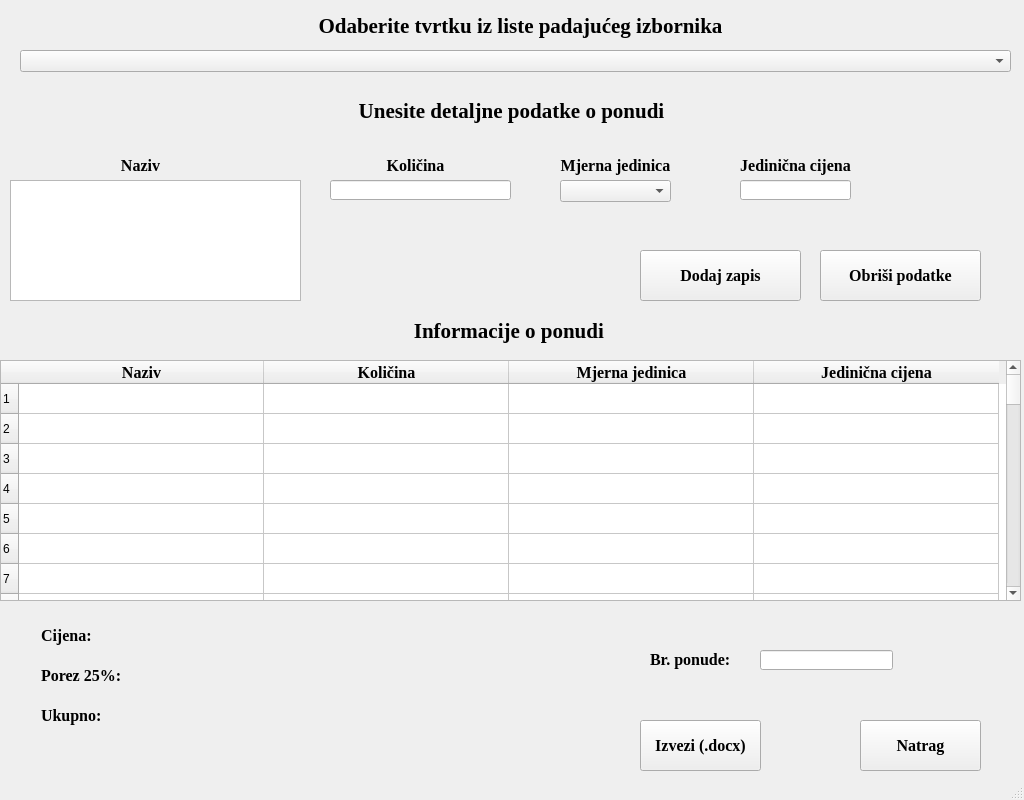
<?xml version="1.0" encoding="UTF-8"?>
<ui version="4.0">
 <class>BidScreen</class>
 <widget class="QMainWindow" name="BidScreen">
  <property name="windowModality">
   <enum>Qt::WindowModal</enum>
  </property>
  <property name="geometry">
   <rect>
    <x>0</x>
    <y>0</y>
    <width>1024</width>
    <height>800</height>
   </rect>
  </property>
  <property name="minimumSize">
   <size>
    <width>1024</width>
    <height>800</height>
   </size>
  </property>
  <property name="maximumSize">
   <size>
    <width>1024</width>
    <height>800</height>
   </size>
  </property>
  <property name="windowTitle">
   <string>Roko d.o.o. ponude - version 1.0</string>
  </property>
  <widget class="QWidget" name="centralwidget">
   <widget class="QLabel" name="head_label">
    <property name="geometry">
     <rect>
      <x>20</x>
      <y>10</y>
      <width>1001</width>
      <height>31</height>
     </rect>
    </property>
    <property name="font">
     <font>
      <family>Times New Roman</family>
      <pointsize>16</pointsize>
      <weight>75</weight>
      <bold>true</bold>
     </font>
    </property>
    <property name="text">
     <string>Odaberite tvrtku iz liste padajućeg izbornika</string>
    </property>
    <property name="alignment">
     <set>Qt::AlignCenter</set>
    </property>
   </widget>
   <widget class="QComboBox" name="company_comboBox">
    <property name="geometry">
     <rect>
      <x>20</x>
      <y>50</y>
      <width>991</width>
      <height>22</height>
     </rect>
    </property>
    <property name="font">
     <font>
      <family>Times New Roman</family>
      <weight>75</weight>
      <bold>true</bold>
     </font>
    </property>
   </widget>
   <widget class="QLabel" name="info_label">
    <property name="geometry">
     <rect>
      <x>6</x>
      <y>90</y>
      <width>1011</width>
      <height>41</height>
     </rect>
    </property>
    <property name="font">
     <font>
      <family>Times New Roman</family>
      <pointsize>16</pointsize>
      <weight>75</weight>
      <bold>true</bold>
     </font>
    </property>
    <property name="text">
     <string>Unesite detaljne podatke o ponudi</string>
    </property>
    <property name="alignment">
     <set>Qt::AlignCenter</set>
    </property>
   </widget>
   <widget class="QLabel" name="name_label">
    <property name="geometry">
     <rect>
      <x>80</x>
      <y>150</y>
      <width>121</width>
      <height>31</height>
     </rect>
    </property>
    <property name="font">
     <font>
      <family>Times New Roman</family>
      <pointsize>12</pointsize>
      <weight>75</weight>
      <bold>true</bold>
     </font>
    </property>
    <property name="text">
     <string>Naziv</string>
    </property>
    <property name="alignment">
     <set>Qt::AlignCenter</set>
    </property>
   </widget>
   <widget class="QLabel" name="quantity_label">
    <property name="geometry">
     <rect>
      <x>370</x>
      <y>150</y>
      <width>91</width>
      <height>31</height>
     </rect>
    </property>
    <property name="font">
     <font>
      <family>Times New Roman</family>
      <pointsize>12</pointsize>
      <weight>75</weight>
      <bold>true</bold>
     </font>
    </property>
    <property name="text">
     <string>Količina</string>
    </property>
    <property name="alignment">
     <set>Qt::AlignCenter</set>
    </property>
   </widget>
   <widget class="QLabel" name="price_label">
    <property name="geometry">
     <rect>
      <x>730</x>
      <y>150</y>
      <width>131</width>
      <height>31</height>
     </rect>
    </property>
    <property name="font">
     <font>
      <family>Times New Roman</family>
      <pointsize>12</pointsize>
      <weight>75</weight>
      <bold>true</bold>
     </font>
    </property>
    <property name="text">
     <string>Jedinična cijena</string>
    </property>
    <property name="alignment">
     <set>Qt::AlignCenter</set>
    </property>
   </widget>
   <widget class="QLabel" name="unit_label">
    <property name="geometry">
     <rect>
      <x>550</x>
      <y>150</y>
      <width>131</width>
      <height>31</height>
     </rect>
    </property>
    <property name="font">
     <font>
      <family>Times New Roman</family>
      <pointsize>12</pointsize>
      <weight>75</weight>
      <bold>true</bold>
     </font>
    </property>
    <property name="text">
     <string>Mjerna jedinica</string>
    </property>
    <property name="alignment">
     <set>Qt::AlignCenter</set>
    </property>
   </widget>
   <widget class="QTextEdit" name="name_edit">
    <property name="geometry">
     <rect>
      <x>10</x>
      <y>180</y>
      <width>291</width>
      <height>121</height>
     </rect>
    </property>
   </widget>
   <widget class="QLineEdit" name="quantity_edit">
    <property name="geometry">
     <rect>
      <x>330</x>
      <y>180</y>
      <width>181</width>
      <height>20</height>
     </rect>
    </property>
   </widget>
   <widget class="QComboBox" name="unit_comboBox">
    <property name="geometry">
     <rect>
      <x>560</x>
      <y>180</y>
      <width>111</width>
      <height>22</height>
     </rect>
    </property>
   </widget>
   <widget class="QLineEdit" name="price_edit">
    <property name="geometry">
     <rect>
      <x>740</x>
      <y>180</y>
      <width>111</width>
      <height>20</height>
     </rect>
    </property>
   </widget>
   <widget class="QPushButton" name="add_record_button">
    <property name="geometry">
     <rect>
      <x>640</x>
      <y>250</y>
      <width>161</width>
      <height>51</height>
     </rect>
    </property>
    <property name="font">
     <font>
      <family>Times New Roman</family>
      <pointsize>12</pointsize>
      <weight>75</weight>
      <bold>true</bold>
     </font>
    </property>
    <property name="text">
     <string>Dodaj zapis</string>
    </property>
    <property name="shortcut">
     <string>Return</string>
    </property>
   </widget>
   <widget class="QPushButton" name="delete_record_button">
    <property name="geometry">
     <rect>
      <x>820</x>
      <y>250</y>
      <width>161</width>
      <height>51</height>
     </rect>
    </property>
    <property name="font">
     <font>
      <family>Times New Roman</family>
      <pointsize>12</pointsize>
      <weight>75</weight>
      <bold>true</bold>
     </font>
    </property>
    <property name="text">
     <string>Obriši podatke</string>
    </property>
    <property name="shortcut">
     <string>Ctrl+Backspace</string>
    </property>
   </widget>
   <widget class="QLabel" name="table_label">
    <property name="geometry">
     <rect>
      <x>6</x>
      <y>310</y>
      <width>1011</width>
      <height>41</height>
     </rect>
    </property>
    <property name="font">
     <font>
      <family>Times New Roman</family>
      <pointsize>16</pointsize>
      <weight>75</weight>
      <bold>true</bold>
     </font>
    </property>
    <property name="text">
     <string>Informacije o ponudi </string>
    </property>
    <property name="alignment">
     <set>Qt::AlignCenter</set>
    </property>
   </widget>
   <widget class="QTableWidget" name="bid_table">
    <property name="geometry">
     <rect>
      <x>0</x>
      <y>360</y>
      <width>1021</width>
      <height>241</height>
     </rect>
    </property>
    <property name="contextMenuPolicy">
     <enum>Qt::NoContextMenu</enum>
    </property>
    <property name="lineWidth">
     <number>1</number>
    </property>
    <property name="autoScrollMargin">
     <number>16</number>
    </property>
    <property name="textElideMode">
     <enum>Qt::ElideRight</enum>
    </property>
    <property name="gridStyle">
     <enum>Qt::SolidLine</enum>
    </property>
    <property name="rowCount">
     <number>50</number>
    </property>
    <attribute name="horizontalHeaderCascadingSectionResizes">
     <bool>false</bool>
    </attribute>
    <attribute name="horizontalHeaderDefaultSectionSize">
     <number>245</number>
    </attribute>
    <row/>
    <row/>
    <row/>
    <row/>
    <row/>
    <row/>
    <row/>
    <row/>
    <row/>
    <row/>
    <row/>
    <row/>
    <row/>
    <row/>
    <row/>
    <row/>
    <row/>
    <row/>
    <row/>
    <row/>
    <row/>
    <row/>
    <row/>
    <row/>
    <row/>
    <row/>
    <row/>
    <row/>
    <row/>
    <row/>
    <row/>
    <row/>
    <row/>
    <row/>
    <row/>
    <row/>
    <row/>
    <row/>
    <row/>
    <row/>
    <row/>
    <row/>
    <row/>
    <row/>
    <row/>
    <row/>
    <row/>
    <row/>
    <row/>
    <row/>
    <column>
     <property name="text">
      <string>Naziv</string>
     </property>
     <property name="font">
      <font>
       <family>Times New Roman</family>
       <pointsize>12</pointsize>
       <weight>75</weight>
       <bold>true</bold>
      </font>
     </property>
     <property name="textAlignment">
      <set>AlignCenter</set>
     </property>
    </column>
    <column>
     <property name="text">
      <string>Količina</string>
     </property>
     <property name="font">
      <font>
       <family>Times New Roman</family>
       <pointsize>12</pointsize>
       <weight>75</weight>
       <bold>true</bold>
      </font>
     </property>
     <property name="textAlignment">
      <set>AlignCenter</set>
     </property>
    </column>
    <column>
     <property name="text">
      <string>Mjerna jedinica</string>
     </property>
     <property name="font">
      <font>
       <family>Times New Roman</family>
       <pointsize>12</pointsize>
       <weight>75</weight>
       <bold>true</bold>
      </font>
     </property>
     <property name="textAlignment">
      <set>AlignCenter</set>
     </property>
    </column>
    <column>
     <property name="text">
      <string>Jedinična cijena</string>
     </property>
     <property name="font">
      <font>
       <family>Times New Roman</family>
       <pointsize>12</pointsize>
       <weight>75</weight>
       <bold>true</bold>
      </font>
     </property>
     <property name="textAlignment">
      <set>AlignCenter</set>
     </property>
    </column>
   </widget>
   <widget class="QLabel" name="total_price_label">
    <property name="geometry">
     <rect>
      <x>41</x>
      <y>620</y>
      <width>61</width>
      <height>31</height>
     </rect>
    </property>
    <property name="font">
     <font>
      <family>Times New Roman</family>
      <pointsize>12</pointsize>
      <weight>75</weight>
      <bold>true</bold>
     </font>
    </property>
    <property name="text">
     <string>Cijena:</string>
    </property>
    <property name="alignment">
     <set>Qt::AlignLeading|Qt::AlignLeft|Qt::AlignVCenter</set>
    </property>
   </widget>
   <widget class="QLabel" name="tax_label">
    <property name="geometry">
     <rect>
      <x>41</x>
      <y>660</y>
      <width>101</width>
      <height>31</height>
     </rect>
    </property>
    <property name="font">
     <font>
      <family>Times New Roman</family>
      <pointsize>12</pointsize>
      <weight>75</weight>
      <bold>true</bold>
     </font>
    </property>
    <property name="text">
     <string>Porez 25%:</string>
    </property>
    <property name="alignment">
     <set>Qt::AlignLeading|Qt::AlignLeft|Qt::AlignVCenter</set>
    </property>
   </widget>
   <widget class="QLabel" name="total_label">
    <property name="geometry">
     <rect>
      <x>41</x>
      <y>700</y>
      <width>71</width>
      <height>31</height>
     </rect>
    </property>
    <property name="font">
     <font>
      <family>Times New Roman</family>
      <pointsize>12</pointsize>
      <weight>75</weight>
      <bold>true</bold>
     </font>
    </property>
    <property name="text">
     <string>Ukupno:</string>
    </property>
    <property name="alignment">
     <set>Qt::AlignLeading|Qt::AlignLeft|Qt::AlignVCenter</set>
    </property>
   </widget>
   <widget class="QLabel" name="price_value">
    <property name="geometry">
     <rect>
      <x>145</x>
      <y>620</y>
      <width>191</width>
      <height>31</height>
     </rect>
    </property>
    <property name="font">
     <font>
      <family>Times New Roman</family>
      <pointsize>12</pointsize>
      <weight>75</weight>
      <bold>true</bold>
     </font>
    </property>
    <property name="text">
     <string/>
    </property>
   </widget>
   <widget class="QLabel" name="tax_value">
    <property name="geometry">
     <rect>
      <x>155</x>
      <y>660</y>
      <width>231</width>
      <height>31</height>
     </rect>
    </property>
    <property name="font">
     <font>
      <family>Times New Roman</family>
      <pointsize>12</pointsize>
      <weight>75</weight>
      <bold>true</bold>
     </font>
    </property>
    <property name="text">
     <string/>
    </property>
   </widget>
   <widget class="QLabel" name="total_value">
    <property name="geometry">
     <rect>
      <x>134</x>
      <y>700</y>
      <width>241</width>
      <height>31</height>
     </rect>
    </property>
    <property name="font">
     <font>
      <family>Times New Roman</family>
      <pointsize>12</pointsize>
      <weight>75</weight>
      <bold>true</bold>
     </font>
    </property>
    <property name="text">
     <string/>
    </property>
   </widget>
   <widget class="QPushButton" name="next_button">
    <property name="geometry">
     <rect>
      <x>640</x>
      <y>720</y>
      <width>121</width>
      <height>51</height>
     </rect>
    </property>
    <property name="font">
     <font>
      <family>Times New Roman</family>
      <pointsize>12</pointsize>
      <weight>75</weight>
      <bold>true</bold>
     </font>
    </property>
    <property name="text">
     <string>Izvezi (.docx)</string>
    </property>
    <property name="shortcut">
     <string>Return, Return</string>
    </property>
   </widget>
   <widget class="QPushButton" name="back_button">
    <property name="geometry">
     <rect>
      <x>860</x>
      <y>720</y>
      <width>121</width>
      <height>51</height>
     </rect>
    </property>
    <property name="font">
     <font>
      <family>Times New Roman</family>
      <pointsize>12</pointsize>
      <weight>75</weight>
      <bold>true</bold>
     </font>
    </property>
    <property name="text">
     <string>Natrag</string>
    </property>
    <property name="shortcut">
     <string>Esc</string>
    </property>
   </widget>
   <widget class="QLabel" name="bid_num_label">
    <property name="geometry">
     <rect>
      <x>650</x>
      <y>650</y>
      <width>91</width>
      <height>19</height>
     </rect>
    </property>
    <property name="font">
     <font>
      <family>Times New Roman</family>
      <pointsize>12</pointsize>
      <weight>75</weight>
      <bold>true</bold>
     </font>
    </property>
    <property name="text">
     <string>Br. ponude:</string>
    </property>
   </widget>
   <widget class="QLineEdit" name="bid_num_edit">
    <property name="geometry">
     <rect>
      <x>760</x>
      <y>650</y>
      <width>133</width>
      <height>20</height>
     </rect>
    </property>
   </widget>
  </widget>
  <widget class="QStatusBar" name="statusbar"/>
 </widget>
 <resources/>
 <connections/>
</ui>
